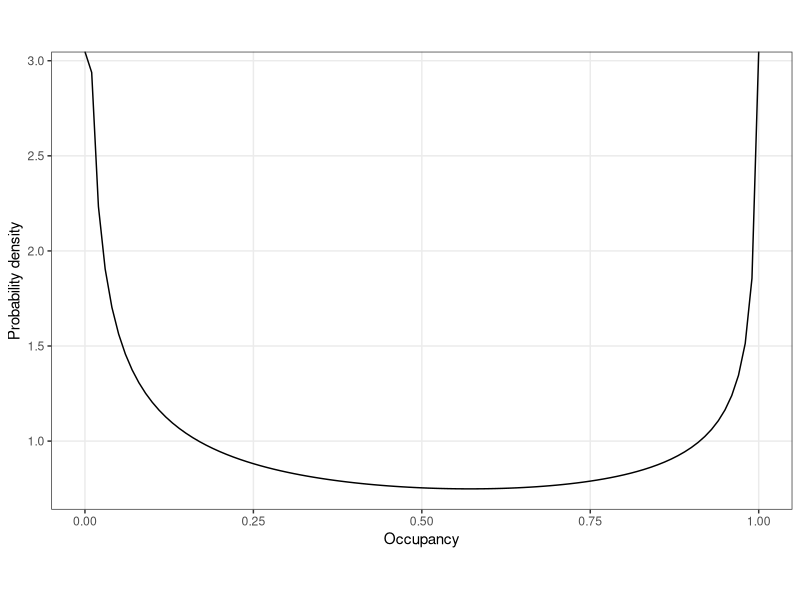

Write R code to recreate this figure. (Note: this script raises an error after producing the figure.)
# Load packages -----------------------------------------------------------
library(tidyverse)
library(patchwork)

# U-shaped beta distribution ----------------------------------------------
p1 <- ggplot() + xlim(0, 1) + 
  geom_function(fun = dbeta, args = list(shape1 = .6, shape2 = .7)) +
  theme_bw() + xlab("Occupancy") + ylab("Probability density") +
  theme(panel.grid.minor = element_blank(), aspect.ratio = .618)

# Simulate it nrep times, for 100 sp and 100 sites. It takes quite some time, so
# I include it as an object in the results.

set.seed(7289495) #Set seed for reproducibility
nrep <- 1000
sims <- matrix(NA, nrow = 100 * nrep, ncol = 7)
for(rep in 1:nrep){
  occupancies <- rbeta(100, shape1 = .6, shape2 = .7) # Random occupancies
  r.numbers <- runif(10000) %>% matrix(nrow = 100, ncol = 100) 
  spxsite <- ((r.numbers) < occupancies) * 1.0 # We realize the occupancies
  c1 <- any(rowSums(spxsite) == 0) # Check no species goes without presence
  c2 <- any(colSums(spxsite) == 0) # Check no site is empty
  while(c1 | c2){
    occupancies <- rbeta(100, shape1 = .6, shape2 = .7)
    r.numbers <- runif(10000) %>% matrix(nrow = 100, ncol = 100)
    spxsite <- ((r.numbers) < occupancies) * 1.0
    print("Absent species or empty site")
    c1 <- any(rowSums(spxsite) == 0)
    c2 <- any(colSums(spxsite) == 0)
  }
  index <- c((1 + (rep - 1)*100):(rep*100))
  sims[index, 1:7] <- as.matrix(m_values(spxsite))
  print(rep)
}
colnames(sims) <- c("Freqs", "Sobs", "UCI95", "LCI95", "Expectation", 
                    "Variance", "Index")

# Save and load data in case that it takes too much time to run.
save(sims, file = "results/objects/sims_beta_U.RData")
# load("results/objects/sims_beta_U.RData") # uncomment if needed

df2 <- sims %>% as.data.frame() %>% group_by(Freqs) %>% 
  summarise(Q05 = quantile(Sobs, .05), Q95 = quantile(Sobs, .95), 
            mean = mean(Sobs))
df2 <- rbind(c(0, 0, 0, 0), df2) # Add 0 at the origin

p3 <- ggplot(df2, aes(x = Freqs, y = mean)) +
  geom_line() +
  geom_ribbon(aes(ymin = Q05, ymax = Q95), alpha = .5, fill = "mediumpurple3") +
  theme_bw() +
  theme(panel.grid.minor = element_blank(), aspect.ratio = .618) +
  xlab("Occupancy") + ylab("Cooccurrences") +
  scale_y_continuous(limits = c(0, 100))


# Another beta, decreading monotonically -----------------------------------------------

p2 <- ggplot() + xlim(0, 1) + 
  geom_function(fun = dbeta, args = list(shape1 = 1, shape2 = 3)) +
  theme_bw() + xlab("Occupancy") + ylab("Probability density") +
  theme(panel.grid.minor = element_blank(), aspect.ratio = .618)

# Simulate it nrep times, for 100 sp and 100 sites. It takes quite some time, so
# I include it as an object in the results. Same steps as above, just changing
# the beta parameters.
set.seed(611837)
nrep <- 1000
sims2 <- matrix(NA, nrow = 100 * nrep, ncol = 7)
for(rep in 1:nrep){
  occupancies <- rbeta(100, shape1 = 1, shape2 = 3)
  r.numbers <- runif(10000) %>% matrix(nrow = 100, ncol = 100)
  spxsite <- ((r.numbers) < occupancies) * 1.0
  c1 <- any(rowSums(spxsite) == 0)
  c2 <- any(colSums(spxsite) == 0)
  while(c1 | c2){
    occupancies <- rbeta(100, shape1 = 1, shape2 = 3)
    r.numbers <- runif(10000) %>% matrix(nrow = 100, ncol = 100)
    spxsite <- ((r.numbers) < occupancies) * 1.0
    print("Absent species or empty site")
    c1 <- any(rowSums(spxsite) == 0)
    c2 <- any(colSums(spxsite) == 0)
  }
  index <- c((1 + (rep - 1)*100):(rep*100))
  sims2[index, 1:7] <- as.matrix(m_values(spxsite))
  print(rep)
}
colnames(sims2) <- colnames(sims)

# Save and load data in case that it takes too much time to run.
save(sims2, file = "results/objects/sims_beta_decr.RData")
# load("results/objects/sims_beta_decr.RData") # uncomment if needed

df2 <- sims2 %>% as.data.frame() %>% group_by(Freqs) %>% 
  summarise(Q05 = quantile(Sobs, .05), Q95 = quantile(Sobs, .95), 
            mean = mean(Sobs))
df2 <- rbind(c(0, 0, 0, 0), df2)

# Plot
p4 <- ggplot(df2, aes(x = Freqs, y = mean)) +
  geom_line() +
  geom_ribbon(aes(ymin = Q05, ymax = Q95), alpha = .5, fill = "mediumpurple3") +
  theme_bw() +
  theme(panel.grid.minor = element_blank(), aspect.ratio = .618) +
  xlab("Occupancy") + ylab("Cooccurrences") +
  scale_y_continuous(limits = c(0, 100))


# Merged plot -------------------------------------------------------------------
(p2 | p1)/(p4 | p3)

ggsave(filename = "results/figures/fig3_betas.png", width = 180, height = 143.6, 
       units = "mm", dpi = 300, )
